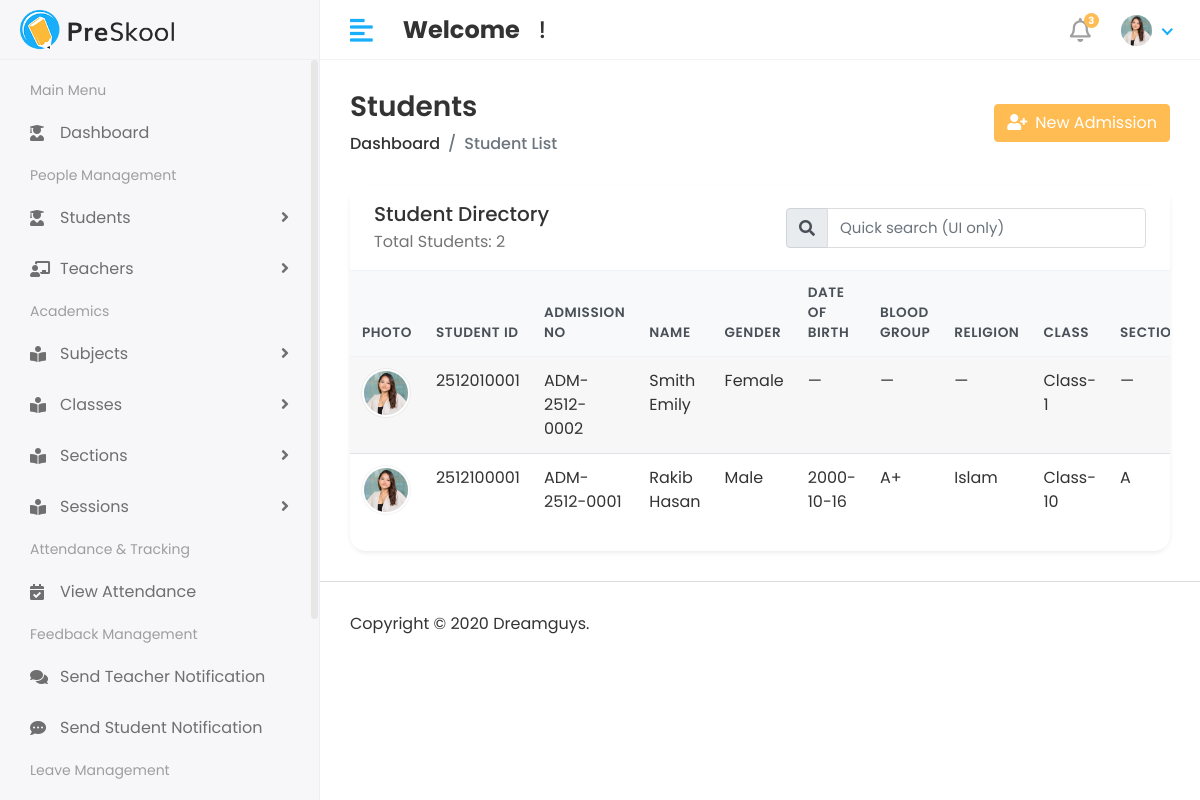
The app's page /student/student-list/ with its own data.
### student/models.py (models this page shows, shortened)
class StudentInfo(models.Model):
    GENDER = [
        ("Male", "Male"),
        ("Female", "Female"),
        ("Other", "Other"),
    ]
    BLOOD_GROUP = [
        ("A+", "A+"),
        ("A-", "A-"),
        ("B+", "B+"),
        ("B-", "B-"),
        ("O+", "O+"),
        ("O-", "O-"),
        ("AB+", "AB+"),
        ("AB-", "AB-"),
    ]
    user = models.OneToOneField(
        User,
        on_delete=models.CASCADE,
        limit_choices_to={'user_type': 'Student'},
        related_name="student_profile",
    )
    student_user_id = models.CharField(
        unique=True,
        max_length=15,
        editable=False,
        blank=True,
        null=True,
        db_index=True,
        verbose_name="Student User ID",
    )
    admission_no = models.CharField(
        max_length=12,
        unique=True,
        editable=False,
        blank=True,
        null=True,
        db_index=True,
        verbose_name="Admission Number"
    )
    session = models.ForeignKey(
        Session,
        on_delete=models.SET_NULL,
        null=True,
        blank=True,
        related_name="students",
    )
    klass = models.ForeignKey(
        Class,
        on_delete=models.SET_NULL,
        null=True,
        blank=True,
        related_name="students",
        verbose_name="Class",
    )
    section = models.ForeignKey(
        Section,
        on_delete=models.SET_NULL,
        null=True,
        blank=True,
        related_name="students",
    )
    roll_no = models.PositiveIntegerField(
        null=True,
        blank=True,
        editable=False,  # Make it auto-generated
        verbose_name="Roll Number",
    )
    first_name = models.CharField(max_length=50, blank=True, null=True)
    last_name  = models.CharField(max_length=50, blank=True, null=True)
    gender     = models.CharField(max_length=10, choices=GENDER, blank=True, null=True)
    date_of_birth = models.DateField(blank=True, null=True)
    blood_group   = models.CharField(
        max_length=3,
        choices=BLOOD_GROUP,
        blank=True,
        null=True,
    )
    religion   = models.CharField(max_length=50, blank=True, null=True)
    joining_date = models.DateField(blank=True, null=True)
    phone      = models.CharField(max_length=15, blank=True, null=True)
    email      = models.EmailField(blank=True, null=True)
    father_name = models.CharField(max_length=100, blank=True, null=True)
    father_occupation = models.CharField(max_length=100, blank=True, null=True)
    father_mobile = models.CharField(max_length=15, blank=True, null=True)
    father_email = models.EmailField(blank=True, null=True)
    mother_name = models.CharField(max_length=100, blank=True, null=True)
    mother_occupation = models.CharField(max_length=100, blank=True, null=True)
    mother_mobile = models.CharField(max_length=15, blank=True, null=True)
    mother_email = models.EmailField(blank=True, null=True)
    present_address  = models.TextField(blank=True, null=True)
    permanent_address = models.TextField(blank=True, null=True)
    profile_pic = models.ImageField(upload_to="students/", blank=True, null=True)
    created_at = models.DateTimeField(auto_now_add=True)
    updated_at = models.DateTimeField(auto_now=True)
    class Meta:
        verbose_name = "Student Info"
        verbose_name_plural = "Students Info"
        ordering = ["session", "klass", "section", "roll_no"]

### academic/models.py (models this page shows, shortened)
class Class(models.Model):
    name = models.CharField(
        max_length=50,
        unique=True,
        verbose_name="Class Name"
    )
    class_code = models.PositiveIntegerField(
        validators=[
            MinValueValidator(1),
            MaxValueValidator(99)  # max 2 digits
        ],
        verbose_name="Class Code"
    )
    created_at = models.DateTimeField(
        auto_now_add=True,
        verbose_name="Created Date"
    )
    class Meta:
        verbose_name = "Class"
        verbose_name_plural = "Classes"   # Admin menu name will show correctly

class Section(models.Model):
    name = models.CharField(max_length=50, verbose_name="Section Name")
    created_at = models.DateTimeField(auto_now_add=True)

### student/views.py (the view)
# urls.py: path('student-list/', student_list, name='student_list'),
def student_list(request):
    students = StudentInfo.objects.all()
    context = {
        "students": students,
    }
    return render(request, "Student/student_list.html", context)

### templates/Student/student_list.html (shortened to what this page needs)
{% extends "base.html" %}
{% load static %}
{% block content %}
<div class="content container-fluid">
    <div class="page-header">
        <div class="row align-items-center">
            <div class="col">
                <h3 class="page-title mb-2">Students</h3>
                <ul class="breadcrumb mb-0">
                    <li class="breadcrumb-item"><a href="{% url 'admin_home_page' %}">Dashboard</a></li>
                    <li class="breadcrumb-item active">Student List</li>
                </ul>
            </div>
            <div class="col-auto mt-3 mt-md-0">
                <a href="{% url 'student_create' %}" class="btn btn-primary">
                    <i class="fas fa-user-plus mr-2"></i>New Admission
                </a>
            </div>
        </div>
    </div>
    <div class="card shadow-sm student-table-card">
        <div class="card-header bg-white border-0 d-flex flex-column flex-md-row align-items-start align-items-md-center justify-content-between">
            <div>
                <h5 class="mb-1">Student Directory</h5>
                <p class="mb-0 text-muted">Total Students: {{ students|length }}</p>
            </div>
            <form class="form-inline mt-3 mt-md-0">
                <div class="input-group">
                    <div class="input-group-prepend">
                        <span class="input-group-text"><i class="fas fa-search"></i></span>
                    </div>
                    <input type="text" class="form-control" placeholder="Quick search (UI only)">
                </div>
            </form>
        </div>
        <div class="table-responsive">
            <table class="table table-hover table-striped align-middle mb-0">
                <thead class="thead-light">
                    <tr>
                        <th scope="col">Photo</th>
                        <th scope="col">Student ID</th>
                        <th scope="col">Admission No</th>
                        <th scope="col">Name</th>
                        <th scope="col">Gender</th>
                        <th scope="col">Date of Birth</th>
                        <th scope="col">Blood Group</th>
                        <th scope="col">Religion</th>
                        <th scope="col">Class</th>
                        <th scope="col">Section</th>
                    </tr>
                </thead>
                <tbody>
                    {% for student in students %}
                        <tr>
                            <td>
                                {% if student.profile_pic %}
                                    <img src="{{ student.profile_pic.url }}" alt="{{ student.first_name }} {{ student.last_name }}" class="student-avatar">
                                {% else %}
                                    <img src="{% static 'assets/img/profiles/avatar-01.jpg' %}" alt="avatar" class="student-avatar">
                                {% endif %}
                            </td>
                            <td>{{ student.student_user_id|default:"—" }}</td>
                            <td>{{ student.admission_no|default:"—" }}</td>
                            <td>{{ student.first_name|default:"—" }} {{ student.last_name|default:"" }}</td>
                            <td>{{ student.gender|default:"—" }}</td>
                            <td>{{ student.date_of_birth|date:"Y-m-d"|default:"—" }}</td>
                            <td>{{ student.blood_group|default:"—" }}</td>
                            <td>{{ student.religion|default:"—" }}</td>
                            <td>{{ student.klass.name|default:"—" }}</td>
                            <td>{{ student.section.name|default:"—" }}</td>
                        </tr>
                    {% endfor %}
                </tbody>
            </table>
        </div>
    </div>
</div>
{% endblock %}

### static/assets/css/style.css (style rules this page uses)
html { height: 100%; }
body { background-color: #fff; color: #333; font-family: 'Poppins', sans-serif; font-size: 1rem; height: 100%; line-height: 1.5; overflow-x: hidden; }
h1, h2, h3, h4, h5, h6 { font-family: 'Poppins', sans-serif; margin-top: 0; }
.form-control { border: 1px solid #ddd; box-shadow: none; color: #333; font-size: 15px; height: 40px; }
input, input:focus, button, button:focus { outline: none; }
input[type=text], input[type=password] { -webkit-appearance: none; -moz-appearance: none; appearance: none; }
.input-group .form-control { height: 40px; }
ul, ol { padding: 0px; list-style: none; }
.table { color: #333; max-width: 100%; margin-bottom: 0; width: 100%; }
.table-striped>tbody>tr:nth-of-type(2n+1) { background-color: #f8f9fa; }
.table thead tr th { font-weight: 600; }
.table tbody tr { border-bottom: 1px solid rgba(0, 0, 0, 0.05); }
.table-striped thead tr { border-color: transparent; }
.table-striped tbody tr { border-color: transparent; }
.table-striped tbody tr:nth-of-type(even) { background-color: rgba(255, 255, 255, 0.3); }
.table-striped tbody tr:nth-of-type(odd) { background-color: rgba(235, 235, 235, 0.4); }
.table .thead-light th { color: #495057; background-color: #f8f9fa; border-color: #eff2f7; }
.bg-white { background-color: #fff; }
.text-muted { color: #757575 !important; }
.btn-primary { background-color: #FFBC53; border: 1px solid #FFBC53; }
.card { border: 1px solid #ececf5; box-shadow: 0 1px 3px 0 rgba(0, 0, 0, 0.03); margin-bottom: 1.875rem; }
.card-header { border-bottom: 1px solid #e6e6e6; padding: 1rem 1.5rem; }
.card .card-header { background-color: #fff; border-bottom: 1px solid #eaeaea; }
.page-wrapper>.content { padding: 1.875rem 1.875rem 0; }
.page-header { margin-bottom: 1.875rem; }
.page-header .breadcrumb { background-color: transparent; color: #6c757d; font-size: 1rem; font-weight: 500; margin-bottom: 0; padding: 0; }
.page-header .breadcrumb a { color: #333; }
.page-title { font-size: 28px; font-weight: 600; color: #333; margin-bottom: 5px; }

### templates/Student/student_list.html (style rules this page uses)
.student-avatar { width: 48px; height: 48px; border-radius: 50%; object-fit: cover; background: #f0f4ff; border: 2px solid #fff; box-shadow: 0 0 0 1px rgba(0, 0, 0, 0.05); }
.table thead th { border-bottom-width: 1px; font-size: 0.85rem; text-transform: uppercase; letter-spacing: 0.04em; }
.student-table-card { border: 0; border-radius: 1rem; }

### records on screen
StudentInfo: student_user_id "2512010001", admission_no "ADM-2512-0002", first_name "Smith", last_name "Emily", gender "Female", date_of_birth "—", blood_group "—", religion "—", klass.name "Class-1", section.name "—"
StudentInfo: student_user_id "2512100001", admission_no "ADM-2512-0001", first_name "Rakib", last_name "Hasan", gender "Male", date_of_birth "2000-10-16", blood_group "A+", religion "Islam", klass.name "Class-10", section.name "A"

### other values on screen
{{ students|length }} "2"
